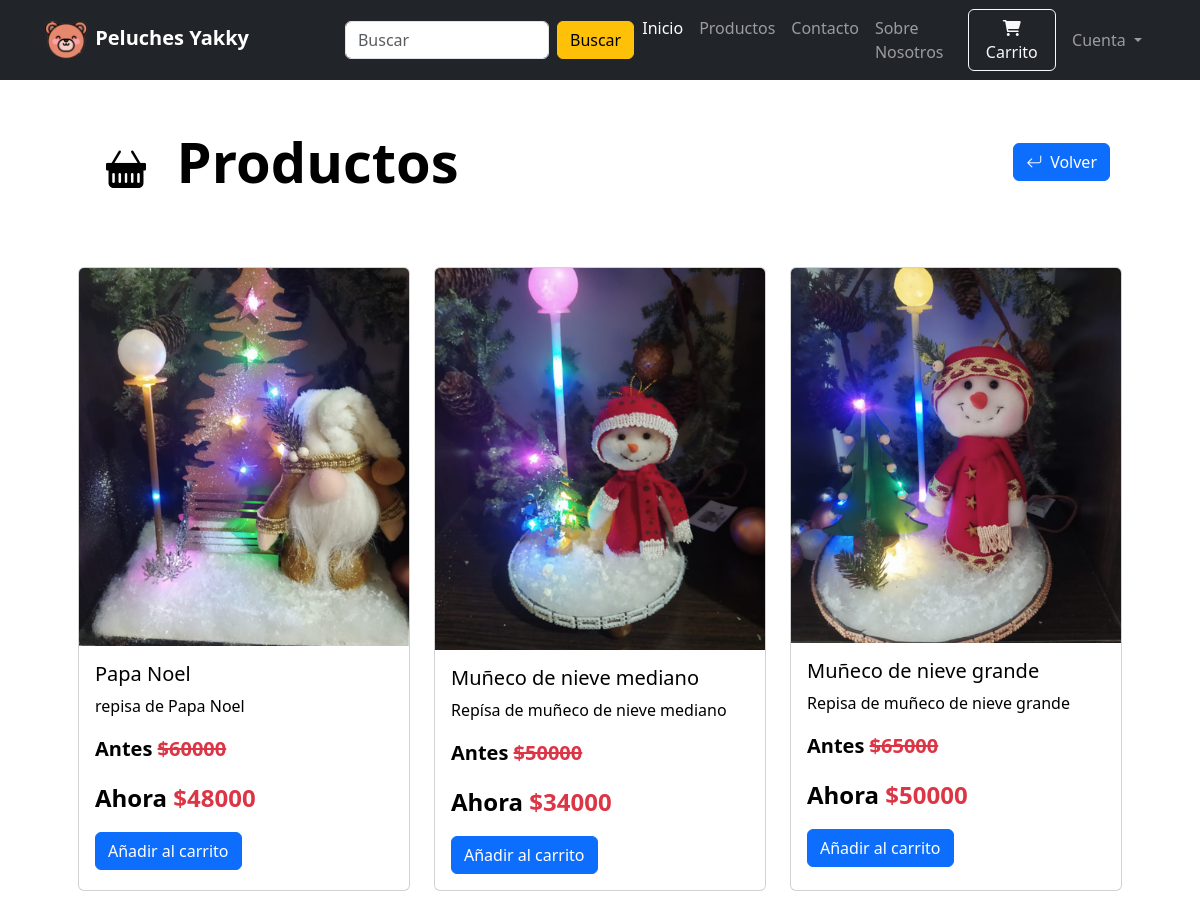
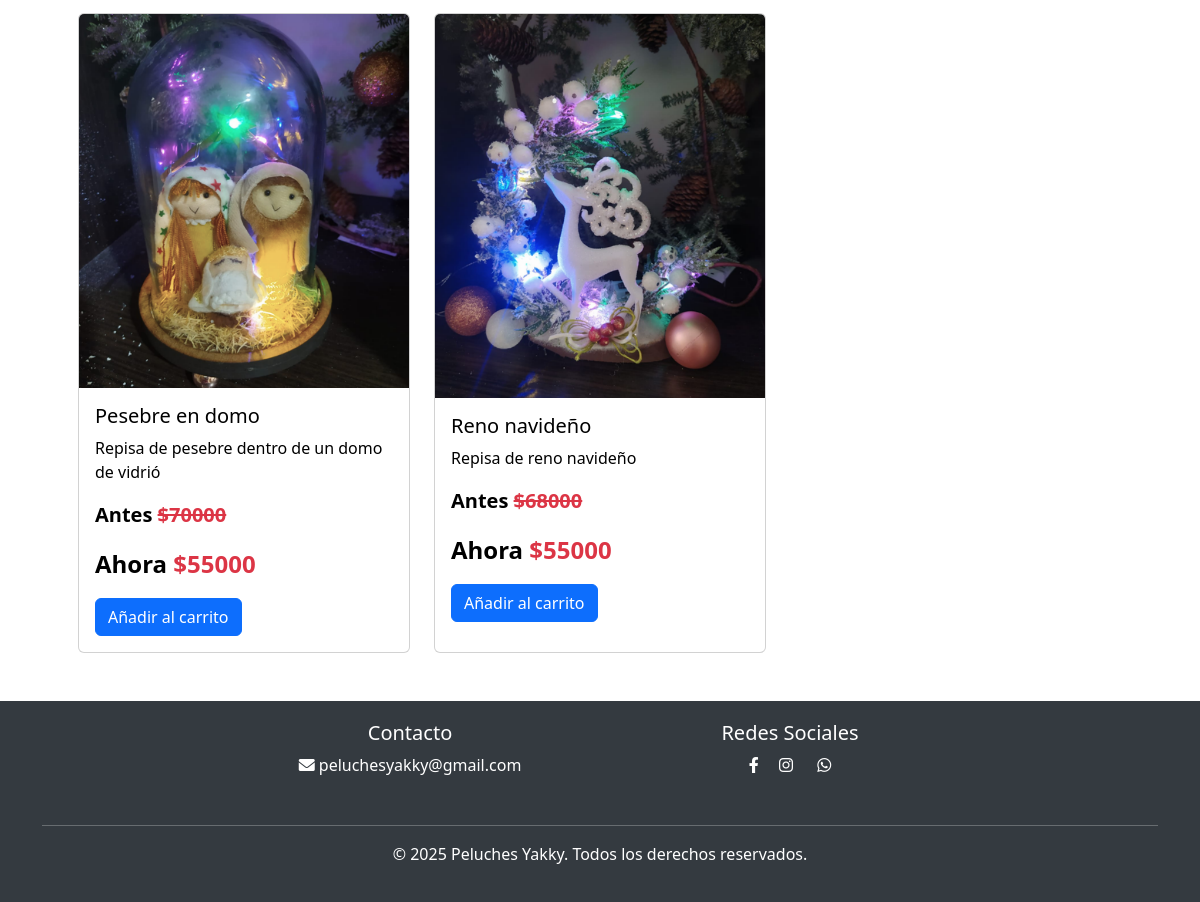
Page /productos-todo on the committed database (2 pictures, top to bottom).
### website/models/producto_model.py (models this page shows, shortened)
class Product(db.Model):
    id = db.Column(db.Integer, primary_key=True)
    product_name = db.Column(db.String(100), nullable=False)
    current_price = db.Column(db.Integer, nullable=False)
    precio_costo = db.Column(db.Integer, nullable=False)  # tarea
    previous_price = db.Column(db.Integer, nullable=False)
    in_stock = db.Column(db.Integer, nullable=False)
    product_picture = db.Column(db.String(1000), nullable=False)
    flash_sale = db.Column(db.Boolean, default=False)
    date_added = db.Column(db.DateTime, default=datetime.utcnow)
    descripcion = db.Column(db.String(1000), nullable=False)
    is_deleted = db.Column(db.Boolean, default=False)
    carts = db.relationship(
        "Cart", backref=db.backref("product", lazy=True), cascade="all, delete-orphan"
    )
    orders = db.relationship(
        "Order", backref=db.backref("product", lazy=True), cascade="all, delete-orphan"
    )

### website/views.py (the view)
@views.route("/productos-todo")
def productos_todos():
    productos = Product.query.all()
    return render_template(
        "productos_todo.html",
        productos=productos,
        cart=(
            Cart.query.filter_by(customer_link=current_user.id).all()
            if current_user.is_authenticated
            else []
        ),
    )

### website/templates/productos_todo.html (shortened to what this page needs)
{% extends 'index.html' %}
{% block body %}
<section class="container mb-5">
    <div class="d-flex justify-content-between align-items-center m-5">
        <h1 class="text-black mb-0 display-4 fw-bold">
            <i class="bi bi-basket-fill fs-1 text-black m-3"></i> Productos
        </h1>
        <div class="d-flex gap-3"><button onclick="window.location.href='/'" class="btn btn-primary">
                <i class="bi bi-arrow-return-left me-2  "></i>Volver
            </button>
        </div>
    </div>
    <div class="row g-4 m-4">
        {% for item in productos %}
        <div class="col-md-4">
            <div class="card product-card h-100">
                <a href="/producto/{{item.id}}" class="text-decoration-none text-black">
                    <img src="{{ item.product_picture }}" class="card-img-top" alt="Peluche Unicornio">
                    <div class="card-body">
                        <h5 class="card-title">{{ item.product_name }}</h5>
                        <p class="card-text">{{ item.descripcion }}</p>
                        <p class="  fw-bold fs-5">Antes <s class="text-danger fs-5">${{ item.previous_price }}</s></p>
                        <p class=" fw-bold fs-4">Ahora <span class="text-danger fw-bold fs-4">${{
                                item.current_price}}</span></p>
                </a>
                <a href="/agregar-carrito/{{ item.id }}" class="btn btn-primary">Añadir al carrito</a>
            </div>
        </div>
    </div>
    {% endfor %}
</section>
{% endblock %}

### website/static/css/style.css (style rules this page uses)
.product-card { transition: transform 0.3s; }

### rows in the picture
Product: product_picture (picture), product_name "Papa Noel", descripcion "repisa de Papa Noel", previous_price "60000", current_price "48000"
Product: product_picture (picture), product_name "Muñeco de nieve mediano", descripcion "Repísa de muñeco de nieve mediano", previous_price "50000", current_price "34000"
Product: product_picture (picture), product_name "Muñeco de nieve grande", descripcion "Repisa de muñeco de nieve grande", previous_price "65000", current_price "50000"
Product: product_picture (picture), product_name "Pesebre en domo", descripcion "Repisa de pesebre dentro de un domo de vidrió", previous_price "70000", current_price "55000"
Product: product_picture (picture), product_name "Reno navideño", descripcion "Repisa de reno navideño", previous_price "68000", current_price "55000"
